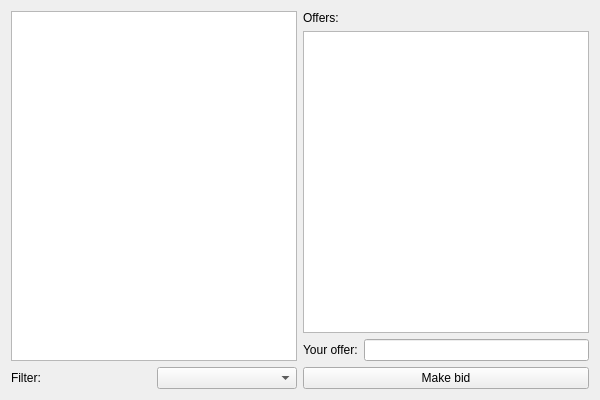
<?xml version="1.0" encoding="UTF-8"?>
<ui version="4.0">
 <class>CollectorWindowClass</class>
 <widget class="QWidget" name="CollectorWindowClass">
  <property name="geometry">
   <rect>
    <x>0</x>
    <y>0</y>
    <width>600</width>
    <height>400</height>
   </rect>
  </property>
  <property name="windowTitle">
   <string>CollectorWindow</string>
  </property>
  <layout class="QHBoxLayout" name="horizontalLayout_4">
   <item>
    <layout class="QHBoxLayout" name="horizontalLayout_3">
     <item>
      <layout class="QVBoxLayout" name="verticalLayout_2">
       <item>
        <widget class="QListWidget" name="itemsList"/>
       </item>
       <item>
        <layout class="QHBoxLayout" name="horizontalLayout">
         <item>
          <widget class="QLabel" name="label">
           <property name="text">
            <string>Filter:</string>
           </property>
          </widget>
         </item>
         <item>
          <widget class="QComboBox" name="categoriesComboBox"/>
         </item>
        </layout>
       </item>
      </layout>
     </item>
     <item>
      <layout class="QVBoxLayout" name="verticalLayout_3">
       <item>
        <layout class="QVBoxLayout" name="verticalLayout">
         <item>
          <widget class="QLabel" name="label_2">
           <property name="text">
            <string>Offers:</string>
           </property>
          </widget>
         </item>
         <item>
          <widget class="QListWidget" name="offersList"/>
         </item>
        </layout>
       </item>
       <item>
        <layout class="QHBoxLayout" name="horizontalLayout_2">
         <item>
          <widget class="QLabel" name="label_3">
           <property name="text">
            <string>Your offer:</string>
           </property>
          </widget>
         </item>
         <item>
          <widget class="QLineEdit" name="bidInput"/>
         </item>
        </layout>
       </item>
       <item>
        <widget class="QPushButton" name="bidButton">
         <property name="text">
          <string>Make bid</string>
         </property>
        </widget>
       </item>
      </layout>
     </item>
    </layout>
   </item>
  </layout>
 </widget>
 <layoutdefault spacing="6" margin="11"/>
 <resources/>
 <connections/>
</ui>
